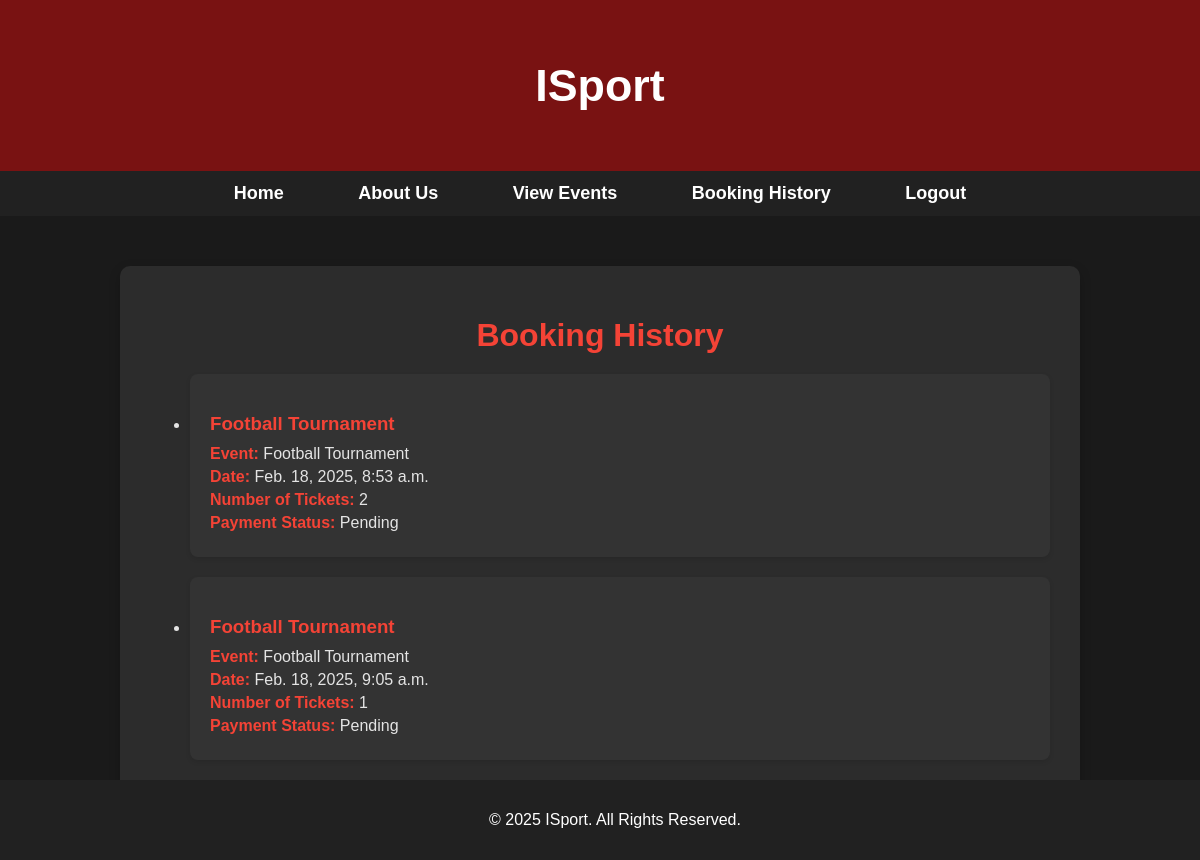
The page /bookinghistory/ on the database as committed earlier.
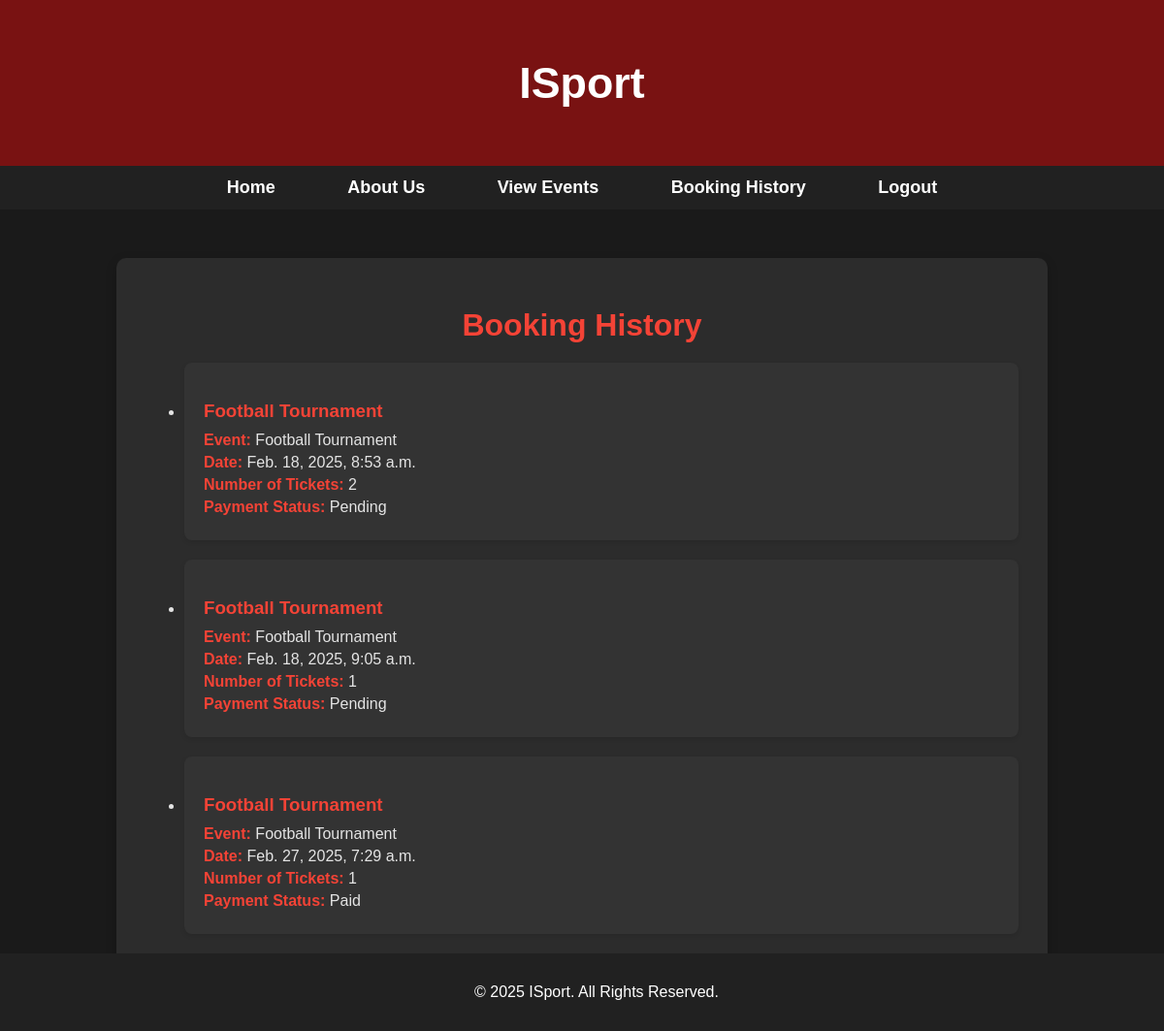
The same page on the database as committed later.
### app/models.py (models this page shows, shortened)
class TicketPurchase(models.Model):
    fan = models.ForeignKey(FanRegister, on_delete=models.CASCADE)
    event = models.ForeignKey(EventTickets, on_delete=models.CASCADE)
    purchase_date = models.DateTimeField(auto_now_add=True)
    number_of_tickets = models.PositiveIntegerField()
    amount = models.DecimalField(max_digits=10, decimal_places=2, default=0.00)
    razorpay_order_id = models.CharField(max_length=255, blank=True, null=True)
    payment_status = models.CharField(max_length=20, choices=[("Pending", "Pending"), ("Paid", "Paid")], default="Pending")

class EventTickets(models.Model):
    publisher = models.ForeignKey(PublisherRegister, on_delete=models.CASCADE, related_name='events')  # Linking event to a publisher
    title = models.CharField(max_length=255)
    description = models.TextField()
    date = models.DateField()
    location = models.CharField(max_length=255)
    price = models.DecimalField(max_digits=10, decimal_places=2)

### app/views.py (the view)
# urls.py: path('bookinghistory/', views.bookinghistory, name='bookinghistory'),
def bookinghistory(request):
    events = TicketPurchase.objects.all()
    return render(request,'bookers/bookinghistory.html',{'events':events})

### templates/bookers/bookinghistory.html (shortened to what this page needs)
<!DOCTYPE html>
<html lang="en">
<head>
</head>
<body>
    <header>
        <h1>ISport</h1>
    </header>
    <nav>
        <ul>
            <li><a href="../fanshome">Home</a></li>
            <li><a href="../about">About Us</a></li>
            <li><a href="../view_events">View Events</a></li>
            <li><a href="../bookinghistory">Booking History</a></li>
            <li><a href="../logout">Logout</a></li>
        </ul>
    </nav>
    <div class="events-container">
        <h1>Booking History</h1>
        {% if events %}
        <div class="booking-history">
            <ul>
                {% for event in events %}
                <li class="event-item">
                    <h3>{{ event.event.title }}</h3>
                    <div class="event-details">
                        <p><strong>Event:</strong> {{ event.event.title }}</p>
                        <p><strong>Date:</strong> {{ event.purchase_date }}</p>
                        <p><strong>Number of Tickets:</strong> {{ event.number_of_tickets }}</p>
                        <p><strong>Payment Status:</strong> {{ event.payment_status }}</p>
                    </div>
                </li>
                {% endfor %}
            </ul>
        </div>
        {% else %}
        <p style="text-align: center; color: #f44336;">You have not booked any events yet.</p>
        {% endif %}
    </div>
    <footer>
        <p>&copy; 2025 ISport. All Rights Reserved.</p>
    </footer>
</body>
</html>

### templates/bookers/bookinghistory.html (style rules this page uses)
body { font-family: 'Arial', sans-serif; background-color: #1a1a1a; margin: 0; padding: 0; color: #e4e4e4; }
header { background-color:rgb(121, 18, 18); color: white; text-align: center; padding: 30px 0; box-shadow: 0 4px 10px rgba(0, 0, 0, 0.4); }
header h1 { font-size: 2.8em; font-weight: bold; }
nav { background-color: #212121; padding: 12px 0; text-align: center; }
nav ul { list-style-type: none; margin: 0; padding: 0; }
nav ul li { display: inline; margin: 0 20px; }
nav ul li a { color: white; text-decoration: none; font-weight: bold; font-size: 18px; padding: 10px 15px; transition: background-color 0.3s; }
.events-container { max-width: 900px; margin: 50px auto; padding: 30px; background-color: #2c2c2c; border-radius: 10px; box-shadow: 0 4px 12px rgba(0, 0, 0, 0.2); }
.events-container h1 { text-align: center; color: #f44336; margin-bottom: 20px; }
.event-item { background-color: #333333; padding: 20px; margin-bottom: 20px; border-radius: 8px; box-shadow: 0 2px 5px rgba(0, 0, 0, 0.1); }
.event-item h3 { color: #f44336; margin-bottom: 10px; }
.event-details { font-size: 16px; color: #e4e4e4; }
.event-details p { margin: 5px 0; }
.event-details strong { color: #f44336; }
footer { background-color: #212121; color: white; text-align: center; padding: 15px; position: fixed; bottom: 0; width: 100%; }

Rows that differ between the two databases and show on the page:
added TicketPurchase: event "Football Tournament", purchase_date "Feb. 27, 2025, 7:29 a.m.", number_of_tickets "1", payment_status "Paid"
